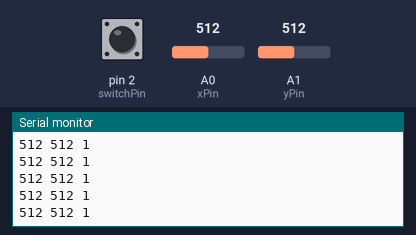
A sketch run on a simulated Arduino Uno, built with avr-gcc and run on an emulated ATmega328P. On the bench: the last lines printed to the serial monitor. Inputs (shaded band) come from the test bench; at power-on: A1 (yPin) = 512, A0 (xPin) = 512, pin 2 (switchPin) HIGH.

Above: at 4.2 s.
4.3 s: A1 (yPin) set to 981
At 5.4 s:
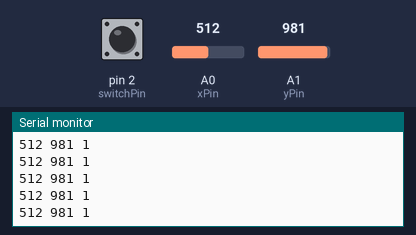
7.3 s: A1 (yPin) set to 1015
At 8.2 s:
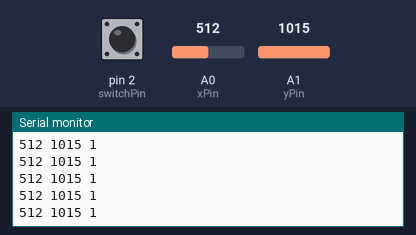
11.9 s: A0 (xPin) set to 111
At 12.9 s:
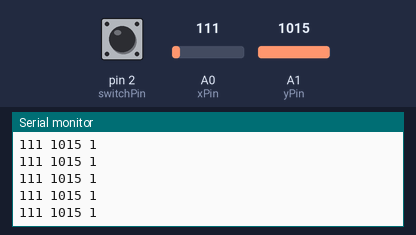
14.9 s: A0 (xPin) set to 90
At 15.7 s:
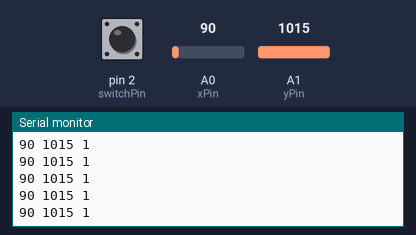
Timing chart, 0 to 17.4 s (numbered marks = the images above; inputs shaded):
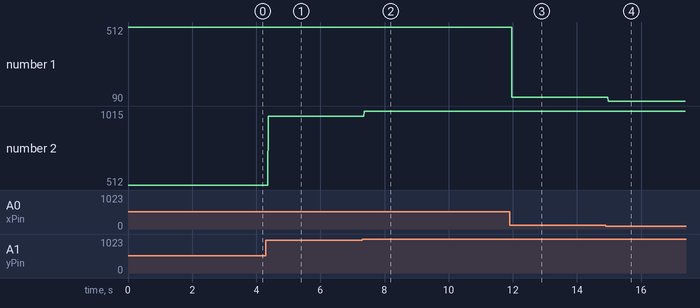

Measured:
- after the input at 4.3 s, the serial monitor: prints a new line after 0.07 s (image 1)
- after the input at 7.3 s, the serial monitor: prints a new line after 0.07 s (image 2)
- after the input at 11.9 s, the serial monitor: prints a new line after 0.07 s (image 3)
- after the input at 14.9 s, the serial monitor: prints a new line after 0.07 s (image 4)
- plotted number 1: 512 → 111 after the input at 11.9 s, 111 → 90 after the input at 14.9 s
- plotted number 2: 512 → 981 after the input at 4.3 s, 981 → 1015 after the input at 7.3 s

The sketch:

arduino.ino
```cpp
int xPin = A0;
int yPin = A1;
int switchPin = 2;

int xVal;
int yVal;
int sVal;

void setup() {

  Serial.begin(9600);

  pinMode(xPin, INPUT);
  pinMode(yPin, INPUT);
  pinMode(switchPin, INPUT);
  digitalWrite(switchPin, HIGH);

}

void loop() {
  xVal = analogRead(xPin);
  yVal = analogRead(yPin);
  sVal = digitalRead(switchPin);
  Serial.print(xVal);
  Serial.print(" ");
  Serial.print(yVal);
  Serial.print(" ");
  Serial.println(sVal);
  delay(5);
}
```
